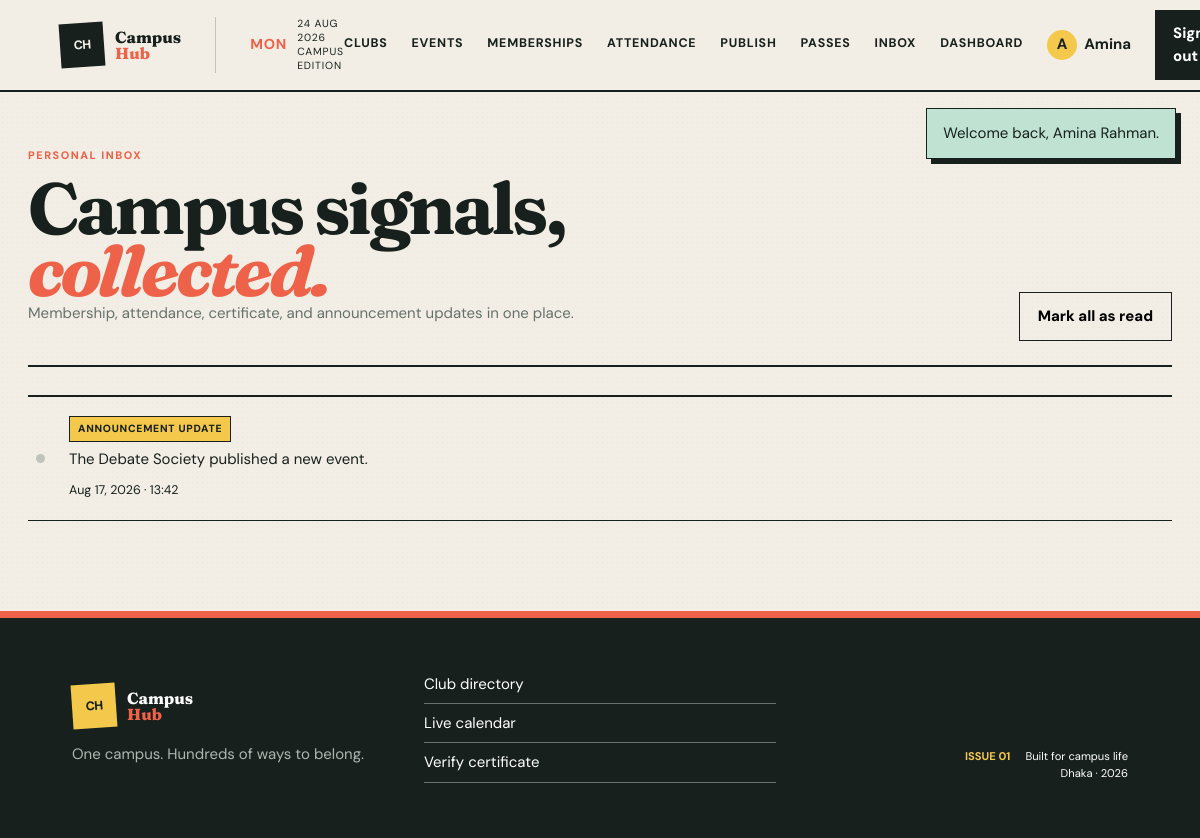
Screenshot of /notifications.php (signed in) with the database file from the repository.
### tables this page shows
CREATE TABLE notification (
  notification_id BIGINT UNSIGNED AUTO_INCREMENT PRIMARY KEY,
  recipient_user_id BIGINT UNSIGNED NOT NULL,
  notification_type VARCHAR(80) NOT NULL,
  message VARCHAR(500) NOT NULL,
  created_at TIMESTAMP NOT NULL DEFAULT CURRENT_TIMESTAMP,
  is_read BOOLEAN NOT NULL DEFAULT FALSE,
  CONSTRAINT fk_notification_user FOREIGN KEY (recipient_user_id) REFERENCES users(user_id) ON DELETE CASCADE,
  INDEX idx_notification_inbox (recipient_user_id, is_read, created_at)
);

### config/database.php (called while the page is built, shortened)
<?php
function db(): PDO
{
    static $pdo = null;
    if ($pdo instanceof PDO) {
        return $pdo;
    }
    $dsn = sprintf('mysql:host=%s;port=%s;dbname=%s;charset=utf8mb4', DB_HOST, DB_PORT, DB_NAME);
    try {
        $pdo = new PDO($dsn, DB_USER, DB_PASS, [
            PDO::ATTR_ERRMODE => PDO::ERRMODE_EXCEPTION,
            PDO::ATTR_DEFAULT_FETCH_MODE => PDO::FETCH_ASSOC,
            PDO::ATTR_EMULATE_PREPARES => false,
        ]);
    } catch (PDOException $exception) {
        http_response_code(500);
        exit('Database connection failed. Import database/schema.sql and database/seed.sql in phpMyAdmin, then check config/database.php.');
    }
    return $pdo;
}

### includes/functions.php (called while the page is built, shortened)
<?php
function e(?string $value): string
{
    return htmlspecialchars($value ?? '', ENT_QUOTES, 'UTF-8');
}

### notifications.php (the view, shortened to what this page needs)
<?php
require_once __DIR__.'/includes/bootstrap.php';require_login();$uid=(int)user()['user_id'];
$page=max(1,(int)($_GET['page']??1));$per=12;$offset=($page-1)*$per;
$stmt=db()->prepare("SELECT * FROM notification WHERE recipient_user_id=? ORDER BY created_at DESC LIMIT $per OFFSET $offset");$stmt->execute([$uid]);$notices=$stmt->fetchAll();
$pageTitle='Notifications';require __DIR__.'/includes/header.php';?>
<section class="page-shell"><div class="page-head"><div><span class="eyebrow">PERSONAL INBOX</span><h2>Campus signals,<br><span class="accent-script">collected.</span></h2><p>Membership, attendance, certificate, and announcement updates in one place.</p></div><form method="post" data-ajax="api/notification.php"><button class="button button-quiet" name="action" value="read_all">Mark all as read</button></form></div><div class="notification-list"><?php foreach($notices as $n):?><article class="notification-item <?=$n['is_read']?'':'unread'?>" data-notification="<?=$n['notification_id']?>"><span class="notice-dot"></span><div><span class="card-tag"><?=e($n['notification_type'])?></span><p><?=e($n['message'])?></p><small><?=e(date('M j, Y · H:i',strtotime($n['created_at'])))?></small></div></article><?php endforeach;?></div></section><?php require __DIR__.'/includes/footer.php';?>

### assets/style.css (style rules this page uses)
:root { --paper:#f2eee5;--cream:#fbf8f1;--ink:#17201c;--muted:#66716b;--line:#bfc4bd;--coral:#ef624a;--sun:#f4c84b;--green:#27745a;--blue:#6a8fb8;--white:#fff;--shadow:0 18px 48px rgba(23,32,28,.12) }
* { box-sizing:border-box }
html { scroll-behavior:smooth }
body { margin:0;background:var(--paper);background-image:radial-gradient(rgba(23,32,28,.035) .7px,transparent .7px);background-size:5px 5px;color:var(--ink);font:15px/1.55 "DM Sans",sans-serif }
h1,h2,h3 { font-family:Fraunces,serif;line-height:1.02;letter-spacing:-.045em;margin:0 }
p { margin:0 0 1rem }
button,input,select,textarea { font:inherit }
.button { border:0;padding:12px 18px;display:inline-flex;align-items:center;justify-content:center;font-weight:800;cursor:pointer;transition:transform .18s,box-shadow .18s }
.button-quiet { background:transparent;border:1px solid var(--ink) }
.page-shell { max-width:1320px;margin:auto;padding:55px 28px 90px }
.page-head { display:flex;justify-content:space-between;align-items:end;border-bottom:2px solid var(--ink);padding-bottom:24px;margin-bottom:28px }
.page-head h2 { font-size:clamp(3rem,6vw,6.6rem);line-height:.87 }
.page-head h2 .accent-script { color:var(--coral);font-style:italic }
.page-head p { color:var(--muted);max-width:600px }
.eyebrow { font-size:.68rem;font-weight:800;letter-spacing:.14em;color:var(--coral);display:block;margin-bottom:13px }
.card-tag,.badge { display:inline-block;padding:4px 8px;background:var(--sun);border:1px solid var(--ink);font-size:.65rem;font-weight:800;text-transform:uppercase;letter-spacing:.07em }
.notification-list { border-top:2px solid var(--ink) }
.notification-item { display:grid;grid-template-columns:18px 1fr auto;gap:15px;align-items:center;padding:19px 8px;border-bottom:1px solid var(--ink) }
.notice-dot { width:9px;height:9px;border-radius:50%;background:var(--line) }
.notification-item p { margin:6px 0 }

### rows the page displays
notification: notification_type "ANNOUNCEMENT UPDATE", message "The Debate Society published a new event.", created_at "Aug 17, 2026 · 13:42"

### other values shown
substr($currentUser['full_name'],0,1) "A"
explode(' ',$currentUser['full_name'])[0] "Amina"
$message['message'] "Welcome back, Amina Rahman."
